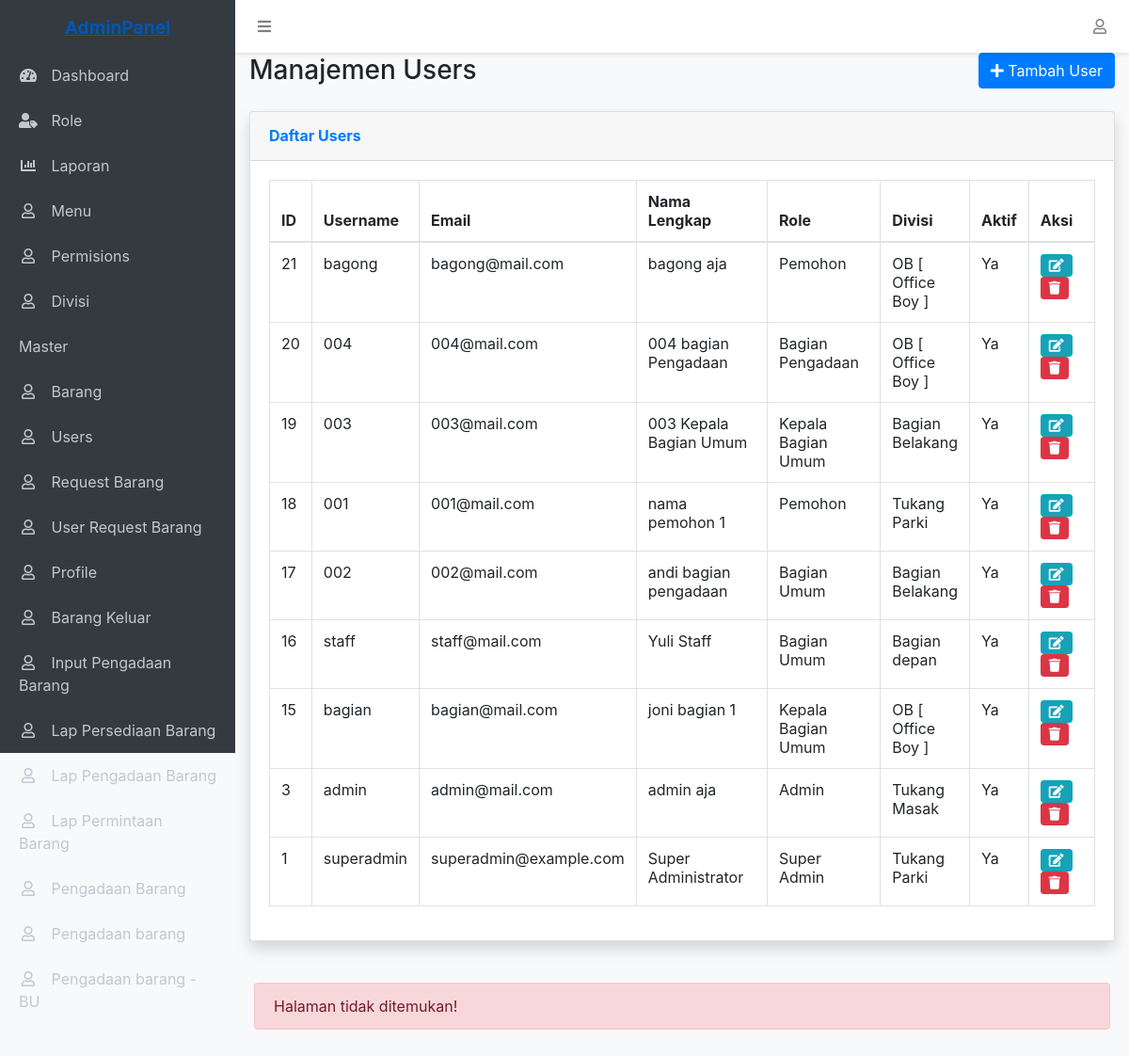
Screenshot of /main.php?page=users (signed in) with the database file from the repository.
### tables this page shows
CREATE TABLE `users` (
  `id` int(11) NOT NULL,
  `username` varchar(50) NOT NULL,
  `password` varchar(255) NOT NULL,
  `email` varchar(100) NOT NULL,
  `full_name` varchar(100) NOT NULL,
  `role_id` int(11) NOT NULL,
  `divisi_id` int(3) DEFAULT NULL,
  `is_active` tinyint(1) NOT NULL DEFAULT 1,
  `created_at` timestamp NOT NULL DEFAULT current_timestamp(),
  `updated_at` timestamp NOT NULL DEFAULT current_timestamp() ON UPDATE current_timestamp()
);

CREATE TABLE `roles` (
  `id` int(11) NOT NULL,
  `name` varchar(50) NOT NULL,
  `description` varchar(255) DEFAULT NULL,
  `created_at` timestamp NOT NULL DEFAULT current_timestamp(),
  `updated_at` timestamp NOT NULL DEFAULT current_timestamp() ON UPDATE current_timestamp()
);

CREATE TABLE `divisi` (
  `id` bigint(20) UNSIGNED NOT NULL,
  `nama_divisi` varchar(255) NOT NULL,
  `created_at` timestamp NULL DEFAULT NULL,
  `updated_at` timestamp NULL DEFAULT NULL
);

CREATE TABLE `permissions` (
  `id` int(11) NOT NULL,
  `role_id` int(11) NOT NULL,
  `menu_id` int(11) NOT NULL,
  `can_view` tinyint(1) NOT NULL DEFAULT 0,
  `can_create` tinyint(1) NOT NULL DEFAULT 0,
  `can_edit` tinyint(1) NOT NULL DEFAULT 0,
  `can_delete` tinyint(1) NOT NULL DEFAULT 0,
  `created_at` timestamp NOT NULL DEFAULT current_timestamp(),
  `updated_at` timestamp NOT NULL DEFAULT current_timestamp() ON UPDATE current_timestamp()
);

CREATE TABLE `menus` (
  `id` int(11) NOT NULL,
  `parent_id` int(11) DEFAULT NULL,
  `name` varchar(50) NOT NULL,
  `icon` varchar(50) DEFAULT NULL,
  `url` varchar(100) DEFAULT NULL,
  `order` int(11) NOT NULL DEFAULT 0,
  `is_active` tinyint(1) NOT NULL DEFAULT 1,
  `created_at` timestamp NOT NULL DEFAULT current_timestamp(),
  `updated_at` timestamp NOT NULL DEFAULT current_timestamp() ON UPDATE current_timestamp()
);

### users.php (the view, shortened to what this page needs)
<?php
require 'config/database.php';
$query = "SELECT u.id, u.username, u.email, u.full_name, r.name as role_name, u.is_active, d.nama_divisi as divisi_name
          FROM users u
          JOIN roles r ON u.role_id = r.id
          LEFT JOIN divisi d ON u.divisi_id = d.id
          ORDER BY u.id DESC";
$users_result = $conn->query($query);
?>
<div class="container-fluid">
    <div class="d-sm-flex align-items-center justify-content-between mb-4">
        <h1 class="h3 mb-0 text-gray-800">Manajemen Users</h1>
        <button type="button" class="btn btn-primary" data-toggle="modal" data-target="#tambahUserModal">
            <i class="fas fa-plus"></i> Tambah User
        </button>
    </div>
    <div class="card shadow mb-4">
        <div class="card-header py-3">
            <h6 class="m-0 font-weight-bold text-primary">Daftar Users</h6>
        </div>
        <div class="card-body">
            <div class="table-responsive">
                <table class="table table-bordered" width="100%" cellspacing="0">
                    <thead>
                        <tr>
                            <th width="5%">ID</th>
                            <th>Username</th>
                            <th>Email</th>
                            <th>Nama Lengkap</th>
                            <th>Role</th>
                            <th width="10%">Divisi</th>
                            <th>Aktif</th>
                            <th width="8%">Aksi</th>
                        </tr>
                    </thead>
                    <tbody>
                        <?php while ($user = $users_result->fetch_assoc()): ?>
                        <tr>
                            <td><?php echo $user['id']; ?></td>
                            <td><?php echo htmlspecialchars($user['username']); ?></td>
                            <td><?php echo htmlspecialchars($user['email']); ?></td>
                            <td><?php echo htmlspecialchars($user['full_name']); ?></td>
                            <td><?php echo htmlspecialchars($user['role_name']); ?></td>
                             <td><?php echo htmlspecialchars($user['divisi_name']); ?></td>
                            <td><?php echo $user['is_active'] ? 'Ya' : 'Tidak'; ?></td>
                            <td>
                                <a href="?page=edit_user&id=<?= $user['id'] ?>" class="btn btn-sm btn-info"><i class="fas fa-edit"></i></a>
                                <a href="?page=hapus_user&=<?= $user['id'] ?>" class="btn btn-sm btn-danger"><i class="fas fa-trash"></i></a>
                            </td>
                        </tr>
                        <?php endwhile; ?>
                    </tbody>
                </table>
            </div>
        </div>
    </div>
</div>

### layout/sidebar.php (shortened to what this page needs)
<aside class="sidebar">
    <div class="sidebar-container">
        <ul class="sidebar-menu">
            <?php
            $menu = buildMenu($_SESSION['user_role_id']);
            foreach ($menu as $item):
                if (empty($item['children'])): ?>
                    <li class="<?php echo $active_menu == basename($item['url'] ?? '', '.php') ? 'active' : ''; ?>">
                        <a href="<?php echo $item['url'] ?? ''; ?>">
                            <?php if (isset($item['icon'])): ?>
                                <i class="<?php echo $item['icon']; ?>"></i>
                            <?php endif; ?>
                            <span><?php echo $item['name'] ?? ''; ?></span>
                        </a>
                    </li>
                <?php else: ?>
                    <?php foreach ($item['children'] as $child): ?>
                        <li class="<?php echo $active_menu == basename($child['url'] ?? '', '.php') ? 'active' : ''; ?>">
                            <a href="<?php echo $child['url'] ?? ''; ?>">
                                <?php if (isset($child['icon'])): ?>
                                    <i class="<?php echo $child['icon']; ?>"></i>
                                <?php endif; ?>
                                <span><?php echo $child['name'] ?? ''; ?></span>
                            </a>
                        </li>
                    <?php endforeach; ?>
                <?php endif; ?>
            <?php endforeach; ?>
        </ul>
    </div>
</aside>

### layout/header.php (style rules this page uses)
:root { --sidebar-width: 250px; --header-height: 56px; }
body { padding-top: var(--header-height); padding-left: var(--sidebar-width); background-color: #f8f9fa; min-height: 100vh; }
.sidebar { position: fixed; top: 0; left: 0; height: 100vh; width: var(--sidebar-width); background-color: #343a40; padding-top: var(--header-height); z-index: 1000; transition: all 0.3s; }
.sidebar-menu { list-style: none; padding: 0; }
.sidebar-menu li a { display: block; padding: 12px 20px; color: #c2c7d0; text-decoration: none; transition: all 0.3s; }
.sidebar-menu li a i { margin-right: 10px; width: 20px; text-align: center; }

### rows the page displays
users: id "21", username "bagong", email "bagong@mail.com", full_name "bagong aja", role.name "Pemohon", divisi.nama_divisi "OB [ Office Boy ]", is_active "Ya"
users: id "20", username "004", email "004@mail.com", full_name "004 bagian Pengadaan", role.name "Bagian Pengadaan", divisi.nama_divisi "OB [ Office Boy ]", is_active "Ya"
users: id "19", username "003", email "003@mail.com", full_name "003 Kepala Bagian Umum", role.name "Kepala Bagian Umum", divisi.nama_divisi "Bagian Belakang", is_active "Ya"
users: id "18", username "001", email "001@mail.com", full_name "nama pemohon 1", role.name "Pemohon", divisi.nama_divisi "Tukang Parki", is_active "Ya"
users: id "17", username "002", email "002@mail.com", full_name "andi bagian pengadaan", role.name "Bagian Umum", divisi.nama_divisi "Bagian Belakang", is_active "Ya"
users: id "16", username "staff", email "staff@mail.com", full_name "Yuli Staff", role.name "Bagian Umum", divisi.nama_divisi "Bagian depan", is_active "Ya"
users: id "15", username "bagian", email "bagian@mail.com", full_name "joni bagian 1", role.name "Kepala Bagian Umum", divisi.nama_divisi "OB [ Office Boy ]", is_active "Ya"
users: id "3", username "admin", email "admin@mail.com", full_name "admin aja", role.name "Admin", divisi.nama_divisi "Tukang Masak", is_active "Ya"
users: id "1", username "superadmin", email "superadmin@example.com", full_name "Super Administrator", role.name "Super Admin", divisi.nama_divisi "Tukang Parki", is_active "Ya"
permissions: menu.name "Dashboard"
permissions: menu.name "Role"
permissions: menu.name "Laporan"
permissions: menu.name "Menu"
permissions: menu.name "Permisions"
permissions: menu.name "Divisi"
permissions: menu.name "Master"
permissions: menu.name "Barang"
permissions: menu.name "Users"
permissions: menu.name "Request Barang"
permissions: menu.name "User Request Barang"
permissions: menu.name "Profile"
permissions: menu.name "Barang Keluar"
permissions: menu.name "Input Pengadaan Barang"
permissions: menu.name "Lap Persediaan Barang"
permissions: menu.name "Lap Pengadaan Barang"
permissions: menu.name "Lap Permintaan Barang"
permissions: menu.name "Pengadaan Barang"
permissions: menu.name "Pengadaan barang"
permissions: menu.name "Pengadaan barang - BU"
